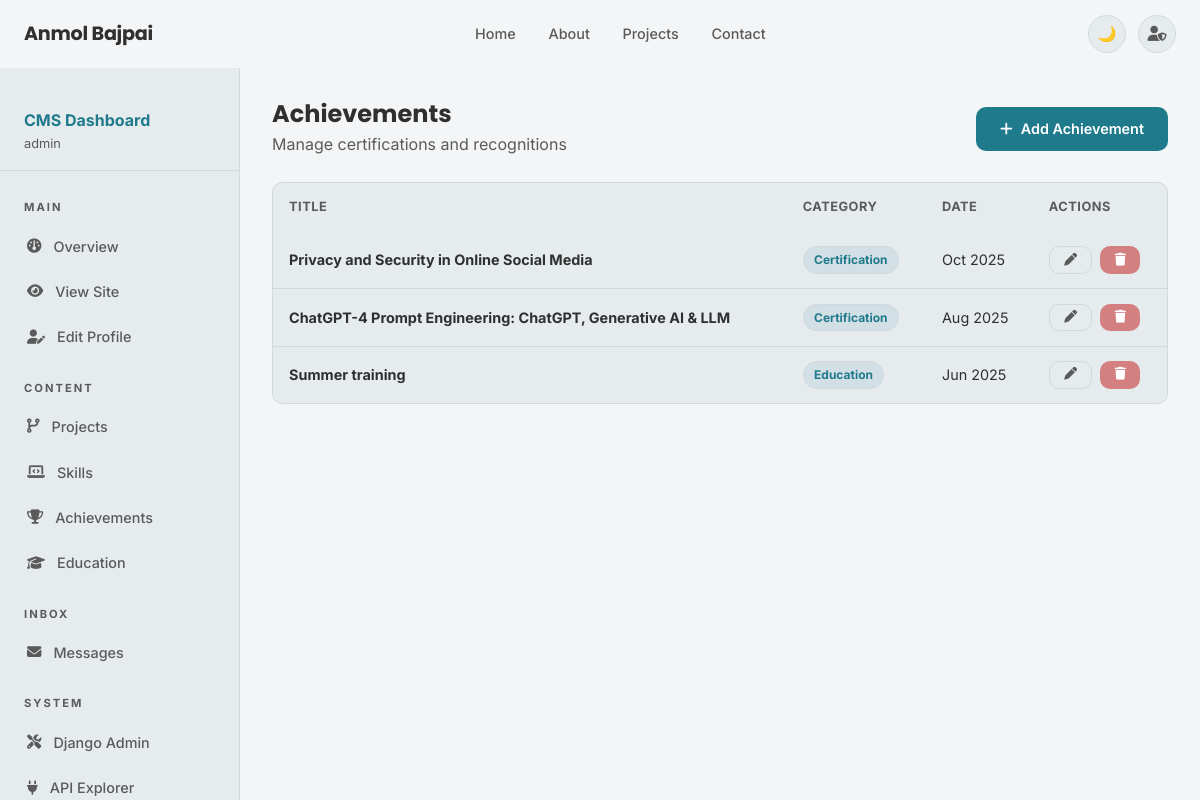
The app's page /dashboard/achievements/ (signed in) with its own data.
### achievements_app/models.py (models this page shows, shortened)
class Achievement(models.Model):
    CATEGORY_CHOICES = [
        ('Certification', 'Certification'),
        ('Hackathon', 'Hackathon'),
        ('Award', 'Award'),
        ('Recognition', 'Recognition'),
        ('Education', 'Education'),
        ('Other', 'Other'),
    ]
    title = models.CharField(max_length=200)
    description = models.TextField()
    category = models.CharField(max_length=50, choices=CATEGORY_CHOICES, default='Other')
    date = models.DateField()
    url_link = models.URLField(blank=True, null=True)
    class Meta:
        ordering = ['-date']

### accounts_app/views.py (the view)
# urls.py: path('dashboard/achievements/', views.dashboard_achievements_view, name='dashboard_achievements'),
@login_required
@user_passes_test(superuser_check)
def dashboard_achievements_view(request):
    achievements = Achievement.objects.all()
    return render(request, 'dashboard/achievement_list.html', {'achievements': achievements})

### accounts_app/views.py (called while the page is built)
def superuser_check(user):
    return user.is_superuser

### portfolio_site/context_processors.py (called while the page is built)
def portfolio_profile(request):
    try:
        profile = Profile.objects.first()
    except Exception:
        profile = None
    return {'profile': profile}

### templates/dashboard/achievement_list.html (shortened to what this page needs)
{% extends "base.html" %}
{% block content %}
<div class="dashboard-layout">
    <aside class="sidebar">{% include "dashboard/sidebar_nav.html" %}</aside>
    <main class="dashboard-main">
        <div style="display:flex;justify-content:space-between;align-items:center;margin-bottom:1.5rem;">
            <div>
                <h1 style="font-size:1.5rem;margin-bottom:0.2rem;">Achievements</h1>
                <p class="text-muted">Manage certifications and recognitions</p>
            </div>
            <a href="{% url 'add_achievement' %}" class="btn btn-primary"><i class="fa-solid fa-plus"></i> Add
                Achievement</a>
        </div>
        {% if achievements %}
        <div
            style="background:var(--surface);border:1px solid var(--border);border-radius:var(--radius-md);overflow:hidden;">
            <table class="data-table">
                <thead>
                    <tr>
                        <th>Title</th>
                        <th>Category</th>
                        <th>Date</th>
                        <th>Actions</th>
                    </tr>
                </thead>
                <tbody>
                    {% for achievement in achievements %}
                    <tr>
                        <td><strong>{{ achievement.title }}</strong></td>
                        <td><span class="badge badge-blue">{{ achievement.get_category_display }}</span></td>
                        <td class="text-muted">{{ achievement.date|date:"M Y" }}</td>
                        <td>
                            <div style="display:flex;gap:0.5rem;">
                                <a href="{% url 'edit_achievement' achievement.pk %}" class="btn btn-ghost btn-sm"><i
                                        class="fa-solid fa-pen"></i></a>
                                <a href="{% url 'delete_achievement' achievement.pk %}" class="btn btn-danger btn-sm"><i
                                        class="fa-solid fa-trash"></i></a>
                            </div>
                        </td>
                    </tr>
                    {% endfor %}
                </tbody>
            </table>
        </div>
        {% endif %}
    </main>
</div>
{% endblock %}

### templates/dashboard/sidebar_nav.html (shortened to what this page needs)
{% load static %}
<div style="padding:1rem 1.5rem;border-bottom:1px solid var(--border);margin-bottom:0.5rem;">
    <div style="font-size:1rem;font-weight:700;color:var(--accent);">CMS Dashboard</div>
    <div style="font-size:0.8rem;color:var(--text-dim);">{{ request.user.username }}</div>
</div>
<ul class="sidebar-nav">
    <li class="sidebar-section-label">Main</li>
    <li><a href="{% url 'dashboard' %}"><i class="fa-solid fa-gauge"></i> Overview</a></li>
    <li><a href="{% url 'home' %}" target="_blank"><i class="fa-solid fa-eye"></i> View Site</a></li>
    <li><a href="{% url 'profile_edit' %}"><i class="fa-solid fa-user-pen"></i> Edit Profile</a></li>
    <li class="sidebar-section-label">Content</li>
    <li><a href="{% url 'dashboard_projects' %}"><i class="fa-solid fa-code-branch"></i> Projects</a></li>
    <li><a href="{% url 'dashboard_skills' %}"><i class="fa-solid fa-laptop-code"></i> Skills</a></li>
    <li><a href="{% url 'dashboard_achievements' %}"><i class="fa-solid fa-trophy"></i> Achievements</a></li>
    <li><a href="{% url 'dashboard_educations' %}"><i class="fa-solid fa-graduation-cap"></i> Education</a></li>
    <li class="sidebar-section-label">Inbox</li>
    <li><a href="{% url 'dashboard_messages' %}"><i class="fa-solid fa-envelope"></i> Messages</a></li>
    <li class="sidebar-section-label">System</li>
    <li><a href="/admin/"><i class="fa-solid fa-screwdriver-wrench"></i> Django Admin</a></li>
    <li><a href="/api/projects/"><i class="fa-solid fa-plug"></i> API Explorer</a></li>
</ul>

### static/css/style.css (style rules this page uses)
:root { --bg: #F3F5F6; --bg-secondary: #FFFFFF; --surface: #E6EBEE; --surface-2: #E6EBEE; --border: #D1D9DE; --text: #2F2F2F; --text-muted: #5A5A5A; --text-dim: #5A5A5A; --accent: #1F7A8C; --accent-hover: #16697A; --accent-tint: rgba(31, 122, 140, 0.10); --green: #8BAE8E; --amber: #C4A06A; --red: #D48080; --shadow-sm: 0 1px 4px rgba(0, 0, 0, 0.05); --shadow-md: 0 4px 16px rgba(0, 0, 0, 0.05); --shadow-lg: 0 8px 28px rgba(0, 0, 0, 0.05); --card-shadow: 0 4px 20px rgba(0, 0, 0, 0.05); --radius-sm: 6px; --radius-md: 10px; --radius-lg: 16px; --radius-xl: 18px; --radius-full: 9999px; --nav-height: 68px; --transition: 0.3s ease; }
*, *::before, *::after { box-sizing: border-box; margin: 0; padding: 0; }
html { scroll-behavior: smooth; font-size: 16px; }
body { font-family: 'Inter', system-ui, sans-serif; background: var(--bg); color: var(--text); line-height: 1.6; transition: background var(--transition), color var(--transition); min-height: 100vh; }
h1, h2, h3, h4, h5, h6 { font-family: 'Poppins', sans-serif; font-weight: 700; line-height: 1.2; color: var(--text); }
a { color: var(--accent); text-decoration: none; transition: color var(--transition); }
.text-muted { color: var(--text-muted); }
.btn { display: inline-flex; align-items: center; gap: 0.5rem; padding: 0.65rem 1.5rem; border-radius: var(--radius-md); font-weight: 600; font-size: 0.9rem; cursor: pointer; transition: all var(--transition); border: none; text-decoration: none; }
.btn-primary { background: var(--accent); color: #fff; border-radius: 10px; transition: 0.3s ease; }
.btn-ghost { background: var(--surface); color: var(--text-muted); border: 1px solid var(--border); }
.btn-danger { background: var(--red); color: white; }
.btn-sm { padding: 0.4rem 0.9rem; font-size: 0.8rem; }
.dashboard-layout { display: flex; min-height: 100vh; padding-top: var(--nav-height); }
.sidebar { width: 240px; flex-shrink: 0; background: var(--surface); border-right: 1px solid var(--border); padding: 1.5rem 0; position: sticky; top: var(--nav-height); height: calc(100vh - var(--nav-height)); overflow-y: auto; }
.sidebar-nav { list-style: none; }
.sidebar-nav li a { display: flex; align-items: center; gap: 0.75rem; padding: 0.7rem 1.5rem; color: var(--text-muted); font-size: 0.9rem; font-weight: 500; transition: all var(--transition); border-left: 3px solid transparent; }
.sidebar-section-label { font-size: 0.7rem; font-weight: 700; letter-spacing: 2px; text-transform: uppercase; color: var(--text-dim); padding: 1.25rem 1.5rem 0.4rem; }
.dashboard-main { flex: 1; padding: 2rem; overflow-x: hidden; }
.data-table { width: 100%; border-collapse: collapse; background: var(--surface); border-radius: var(--radius-md); overflow: hidden; }
.data-table th { background: var(--surface-2); padding: 0.9rem 1rem; text-align: left; font-size: 0.8rem; font-weight: 700; letter-spacing: 0.5px; color: var(--text-muted); text-transform: uppercase; }
.data-table td { padding: 0.9rem 1rem; border-bottom: 1px solid var(--border); font-size: 0.9rem; color: var(--text); vertical-align: middle; }
.data-table tr:last-child td { border-bottom: none; }
.badge { display: inline-block; padding: 0.2rem 0.65rem; border-radius: var(--radius-full); font-size: 0.75rem; font-weight: 700; }
.badge-blue { background: var(--accent-tint); color: var(--accent); border: 1px solid var(--border); }

### records on screen
Achievement: title "Privacy and Security in Online Social Media", category "Certification", date "Oct 2025"
Achievement: title "ChatGPT-4 Prompt Engineering: ChatGPT, Generative AI & LLM", category "Certification", date "Aug 2025"
Achievement: title "Summer training", category "Education", date "Jun 2025"

### other values on screen
{{ request.user.username }} "admin"
